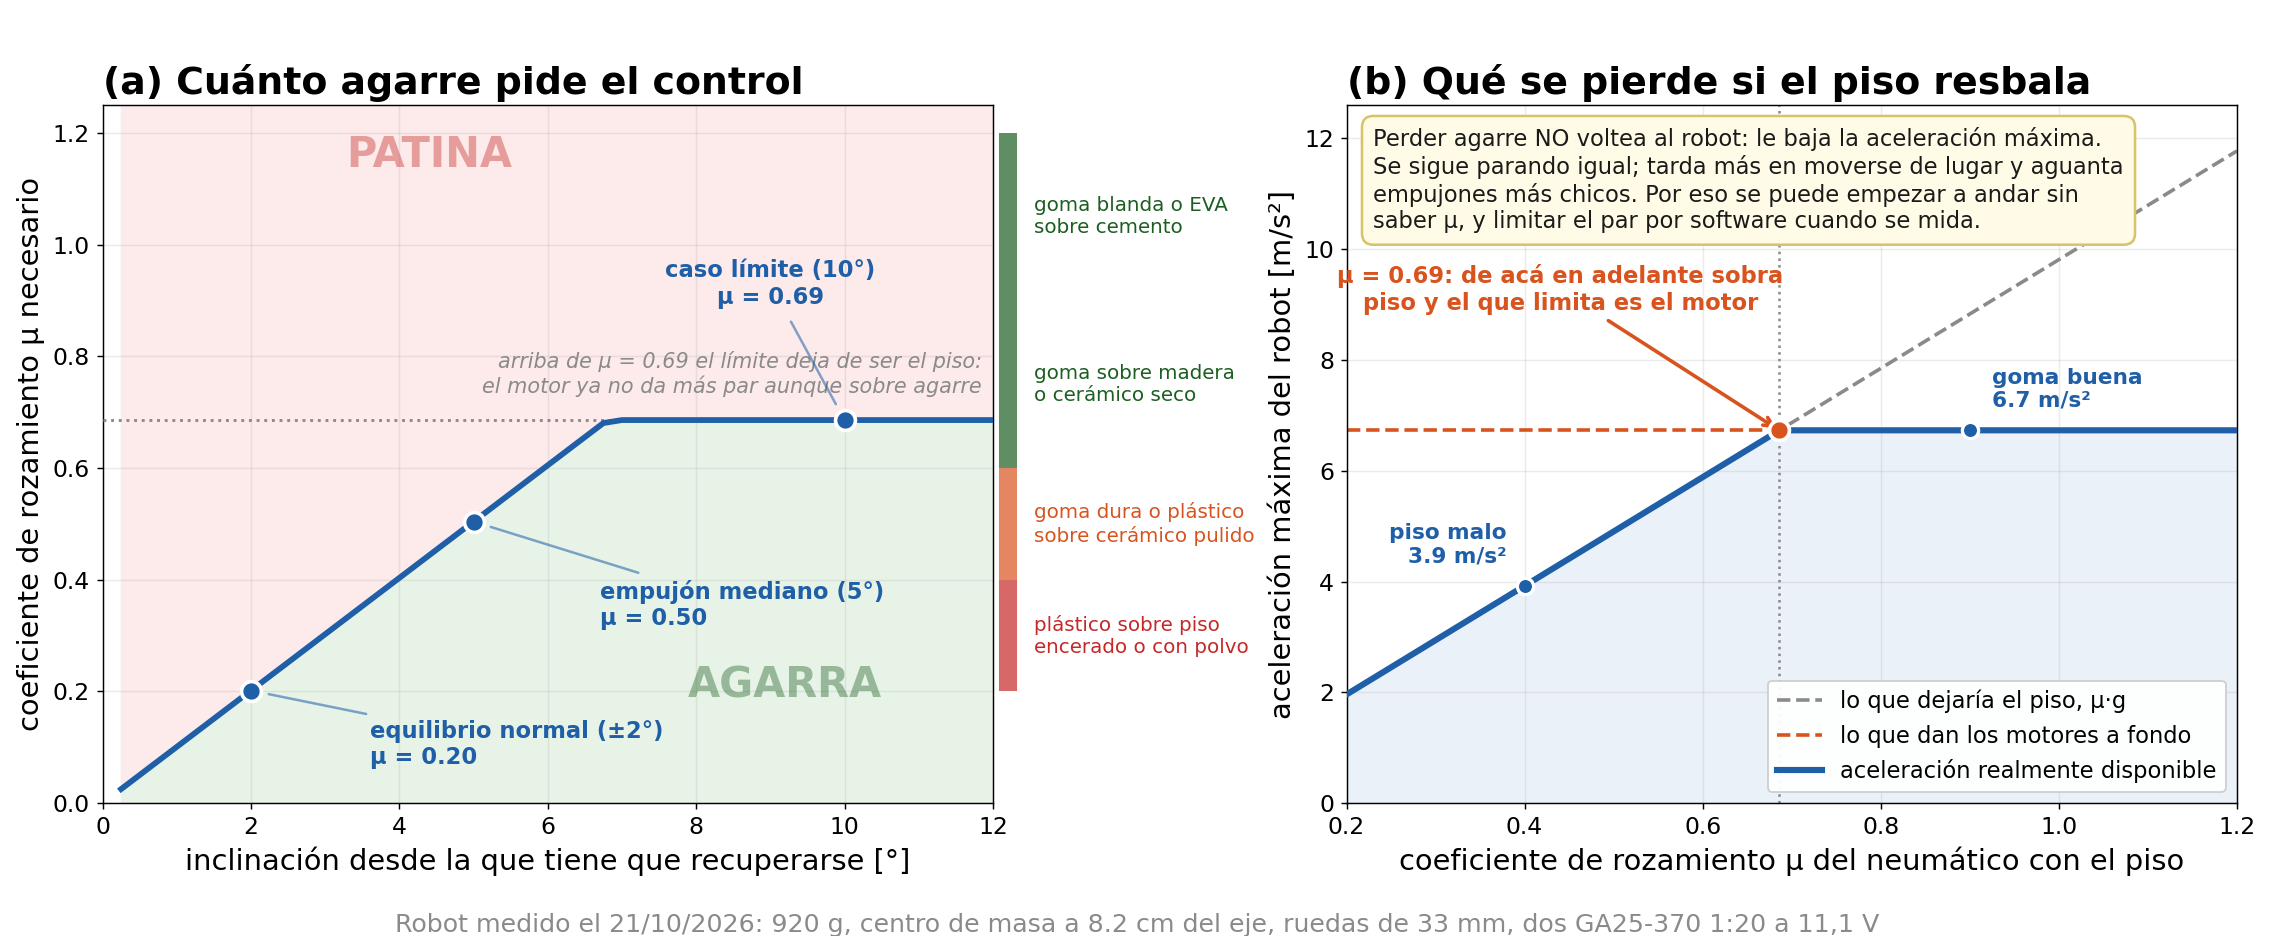

The script that saved this image:
"""Cuanto agarre (mu) hace falta de verdad, y cuanto se pierde si no lo hay.

mu es el unico parametro del modelo que sigue completamente indeterminado: no hay ruedas
todavia, y el rango razonable de goma sobre piso (0.5 a 0.9) es justo el rango que decide si
el robot patina o no. Esta figura muestra que la pregunta importa mucho menos de lo que parece,
porque el control solo pide mucho agarre en maniobras extremas: para el equilibrio normal,
que es inclinarse dos o tres grados, alcanza con mu = 0.2, que lo da hasta un piso malo.

Los numeros NO estan escritos a mano: salen de datos_traccion.txt, que genera
exportar_datos_traccion.m a partir de la fuente unica de parametros.

    exportar_datos_traccion     (en MATLAB)
    python fig_traccion.py      (genera fig_traccion.png en esta carpeta)

Como medir mu cuando lleguen las ruedas: docs/gestion/2026-10-21-plan-de-ensayos.md, ensayo M-1.
"""
import os
import matplotlib
matplotlib.use("Agg")
import matplotlib.pyplot as plt
import numpy as np

AQUI = os.path.dirname(os.path.abspath(__file__))
DATOS = os.path.join(AQUI, "datos_traccion.txt")

# ---------------------------------------------------------------- datos del modelo
if not os.path.exists(DATOS):
    raise SystemExit("falta datos_traccion.txt: corre exportar_datos_traccion.m en MATLAB")
meta, filas = {}, []
with open(DATOS, encoding="utf-8") as fh:
    for linea in fh:
        if linea.startswith("#"):
            partes = linea[1:].split()
            if len(partes) == 2:
                try:
                    meta[partes[0]] = float(partes[1])
                except ValueError:
                    pass
        elif linea[0].isdigit():
            filas.append([float(v) for v in linea.split()])
datos = np.array(filas)
ANG, MU = datos[:, 0], datos[:, 1]
MU_TOPE = meta["mu_tope"]          # arriba de este mu manda la bateria, no el piso
A_MOTOR = meta["a_motor_ms2"]      # aceleracion maxima que dan los dos motores a fondo
MASA_G = meta["robot_kg"]*1e3
BRAZO_CM = meta["l_m"]*100
RUEDA_MM = meta["r_rueda_m"]*1000
G = 9.81

NEGRO, GRIS, AZUL, ROJO, VERDE, NARANJA = "#1a1a1a", "#8a8a8a", "#1f5fa8", "#c62828", "#1b5e20", "#d9531e"
VERDE_F, ROJO_F = "#e8f3e8", "#fdeaea"


def mu_en(angulo):
    return float(np.interp(angulo, ANG, MU))


fig, axs = plt.subplots(1, 2, figsize=(17.5, 7.2))

# ========================= (a) mu necesario segun la inclinacion =========================
ax = axs[0]
ax.set_title("(a) Cuánto agarre pide el control", fontsize=21, fontweight="bold", loc="left")

ax.fill_between(ANG, MU, 1.25, color=ROJO_F, zorder=0)
ax.fill_between(ANG, 0, MU, color=VERDE_F, zorder=0)
ax.plot(ANG, MU, color=AZUL, lw=3.2, zorder=6)
ax.axhline(MU_TOPE, color=GRIS, lw=1.6, ls=":", zorder=3)
ax.text(11.85, 0.81,
        "arriba de μ = %.2f el límite deja de ser el piso:\nel motor ya no da más par aunque sobre agarre" % MU_TOPE,
        fontsize=11.5, color=GRIS, ha="right", va="top", style="italic")

# bandas de materiales, a la derecha del eje
bandas = [(0.90, 1.20, "goma blanda o EVA\nsobre cemento", VERDE),
          (0.60, 0.90, "goma sobre madera\no cerámico seco", VERDE),
          (0.40, 0.60, "goma dura o plástico\nsobre cerámico pulido", NARANJA),
          (0.20, 0.40, "plástico sobre piso\nencerado o con polvo", ROJO)]
for y0, y1, txt, col in bandas:
    ax.plot([12.2, 12.2], [y0, y1], color=col, lw=10, solid_capstyle="butt",
            zorder=5, clip_on=False, alpha=0.7)
    ax.text(12.55, (y0 + y1)/2, txt, fontsize=11, color=col, va="center", ha="left", clip_on=False)

for a, txt, caja, ali in [(2,  "equilibrio normal (±2°)", (3.6, 0.105), "left"),
                          (5,  "empujón mediano (5°)",   (6.7, 0.355), "left"),
                          (10, "caso límite (10°)",      (9.0, 0.93),  "center")]:
    mu_ = mu_en(a)
    ax.plot(a, mu_, "o", ms=11, color=AZUL, mec="white", mew=2, zorder=8)
    ax.annotate("%s\nμ = %.2f" % (txt, mu_), (a, mu_), caja, fontsize=12.5,
                color=AZUL, fontweight="bold", ha=ali, va="center", zorder=9,
                arrowprops=dict(arrowstyle="-", color=AZUL, lw=1.4, alpha=0.55,
                                shrinkA=6, shrinkB=10))

ax.text(4.4, 1.14, "PATINA", fontsize=23, color=ROJO, fontweight="bold", ha="center", alpha=0.4)
ax.text(9.2, 0.19, "AGARRA", fontsize=23, color=VERDE, fontweight="bold", ha="center", alpha=0.4)
ax.set_xlabel("inclinación desde la que tiene que recuperarse [°]", fontsize=16)
ax.set_ylabel("coeficiente de rozamiento μ necesario", fontsize=16)
ax.set_xlim(0, 12)
ax.set_ylim(0, 1.25)
ax.grid(alpha=0.25)
ax.tick_params(labelsize=13)

# ========================= (b) que se pierde si mu es bajo =========================
ax = axs[1]
ax.set_title("(b) Qué se pierde si el piso resbala", fontsize=21, fontweight="bold", loc="left")

mus = np.linspace(0.2, 1.2, 400)
a_piso = mus*G
a_real = np.minimum(a_piso, A_MOTOR)
ax.plot(mus, a_piso, color=GRIS, lw=2, ls="--", label="lo que dejaría el piso, μ·g")
ax.axhline(A_MOTOR, color=NARANJA, lw=2, ls="--", label="lo que dan los motores a fondo")
ax.plot(mus, a_real, color=AZUL, lw=3.4, zorder=6, label="aceleración realmente disponible")
ax.fill_between(mus, 0, a_real, color="#eaf1f9", zorder=0)

ax.axvline(MU_TOPE, color=GRIS, lw=1.4, ls=":")
ax.plot(MU_TOPE, A_MOTOR, "o", ms=11, color=NARANJA, mec="white", mew=2, zorder=8)
ax.annotate("μ = %.2f: de acá en adelante sobra\npiso y el que limita es el motor" % MU_TOPE,
            (MU_TOPE, A_MOTOR), (0.44, 8.9), fontsize=12.5, color=NARANJA, fontweight="bold",
            ha="center", arrowprops=dict(arrowstyle="->", color=NARANJA, lw=2))

for mu_, txt, ali, dx in [(0.40, "piso malo", "right", -0.02),
                          (0.90, "goma buena", "left", 0.025)]:
    a_ = min(mu_*G, A_MOTOR)
    ax.plot(mu_, a_, "o", ms=9, color=AZUL, mec="white", mew=1.8, zorder=8)
    ax.text(mu_ + dx, a_ + 0.35, "%s\n%.1f m/s²" % (txt, a_), fontsize=12, color=AZUL,
            ha=ali, va="bottom", fontweight="bold")

ax.text(0.23, 12.2,
        "Perder agarre NO voltea al robot: le baja la aceleración máxima.\n"
        "Se sigue parando igual; tarda más en moverse de lugar y aguanta\n"
        "empujones más chicos. Por eso se puede empezar a andar sin\n"
        "saber μ, y limitar el par por software cuando se mida.",
        fontsize=12.5, color=NEGRO, va="top",
        bbox=dict(boxstyle="round,pad=0.5", fc="#fffbe6", ec="#d6c36a", lw=1.4))

ax.set_xlabel("coeficiente de rozamiento μ del neumático con el piso", fontsize=16)
ax.set_ylabel("aceleración máxima del robot [m/s²]", fontsize=16)
ax.set_xlim(0.2, 1.2)
ax.set_ylim(0, 12.6)
ax.grid(alpha=0.25)
ax.tick_params(labelsize=13)
ax.legend(fontsize=12.5, loc="lower right", framealpha=0.95)

fig.suptitle("Robot medido el 21/10/2026: %.0f g, centro de masa a %.1f cm del eje, ruedas de %.0f mm, "
             "dos GA25-370 1:20 a 11,1 V" % (MASA_G, BRAZO_CM, RUEDA_MM),
             fontsize=14, color=GRIS, y=0.025)
fig.tight_layout(rect=[0, 0.045, 1, 1])
salida = os.path.join(AQUI, "fig_traccion.png")
fig.savefig(salida, dpi=130)
print("guardado", salida)
